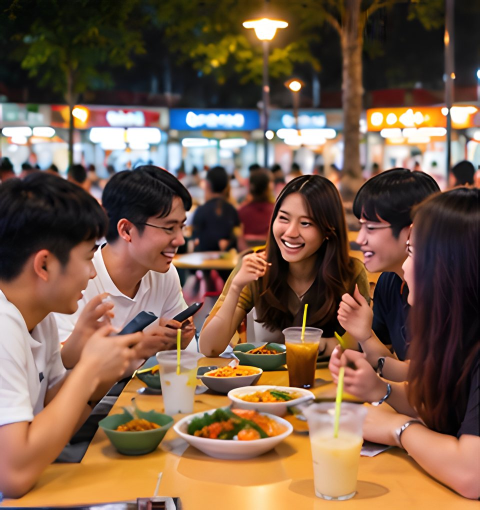
#> input picture intentai-web/src/assets/bo-jio-photo.jpg, 960 x 1020 px (shown at 1/2 size)
$ python resize.py ../../src/assets/bo-jio-photo.jpg ../../src/assets/can-or-not-photo.jpg
#> lines starting #> are read from the running program, lines starting #| are printed output that depends on the picture
#!/usr/bin/env python3
"""Scale the map shot from map-preview.mjs to the Today card (1050 × 480 px, 3× of 350 × 160) as WebP.
usage: resize.py <raw.png> <out.webp>"""
import sys
from PIL import Image
src, out = sys.argv[1], sys.argv[2]
Image.open(src).convert('RGB').resize((1050, 480), Image.LANCZOS).save(out, 'WEBP', quality=82, method=6)
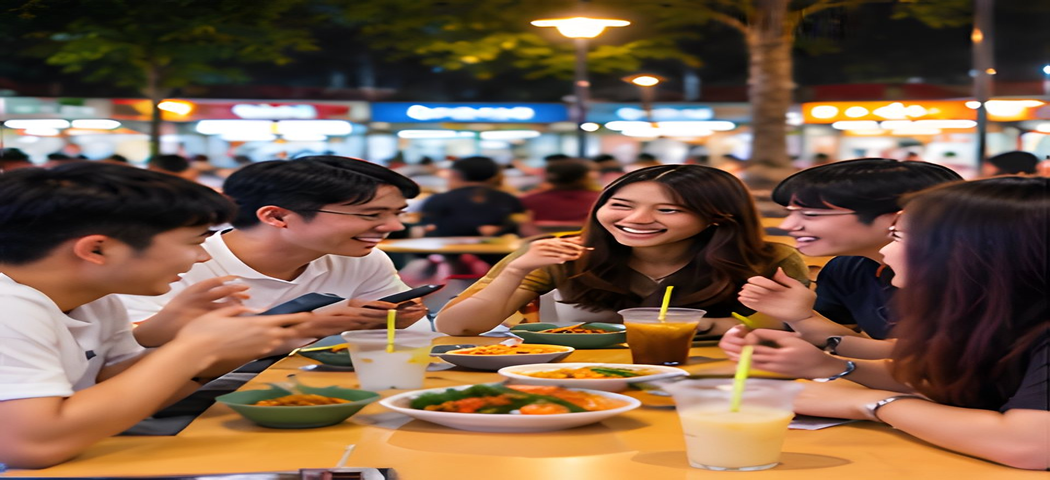
#> saved as can-or-not-photo.jpg: PIL image 1050x480 RGB; mean R, G, B 121.6, 94.1, 73.9
print('wrote', out)

$ run again, on intentai-web/src/assets/chope-photo.jpg
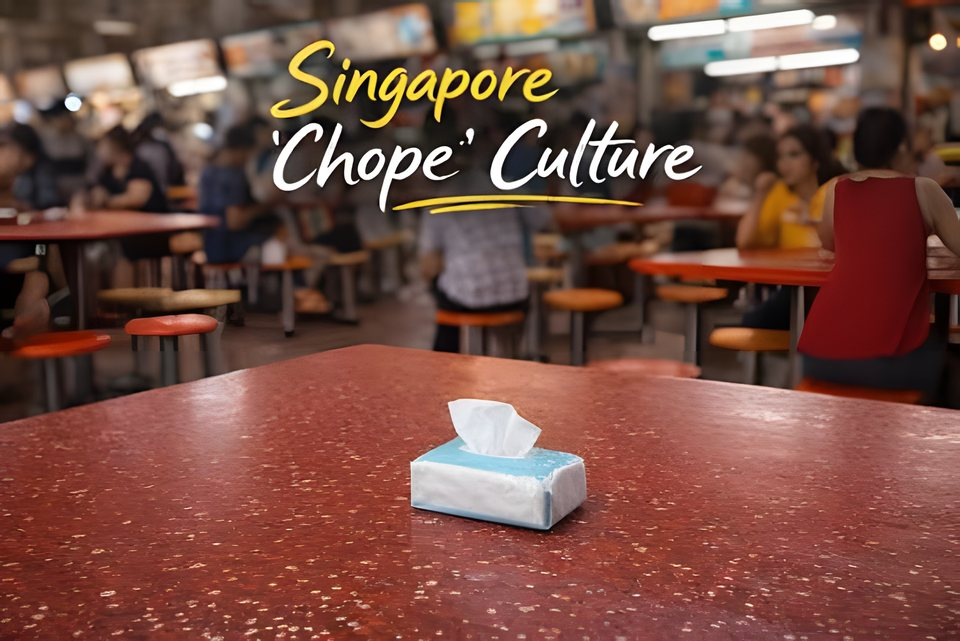
#> input picture intentai-web/src/assets/chope-photo.jpg, 960 x 641 px
#> `Image.open(src).convert('RGB').resize((1050, 480), Image.LANCZOS).save..`:
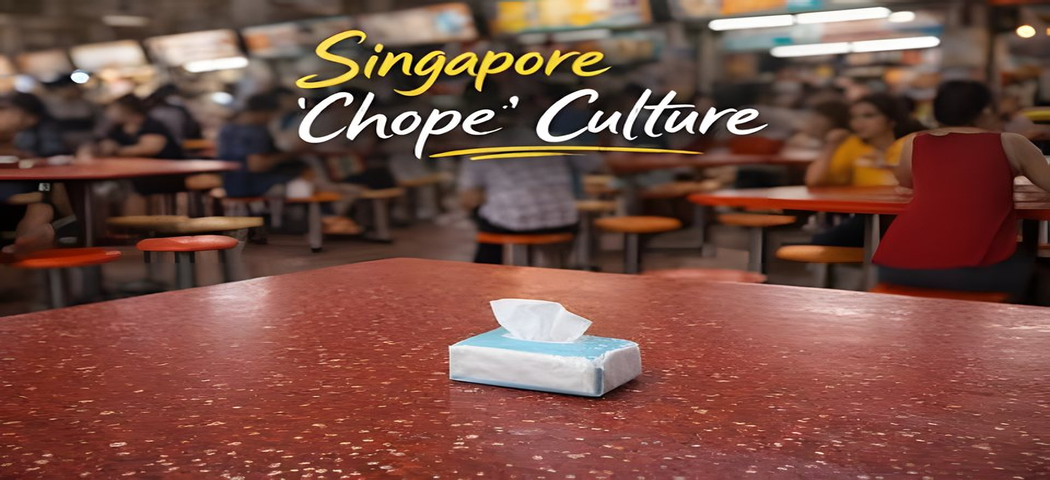
#> saved as chope-photo.jpg: PIL image 1050x480 RGB; mean R, G, B 118.1, 77.2, 66.9

$ run again, on intentai-web/src/assets/die-die-must-photo.jpg
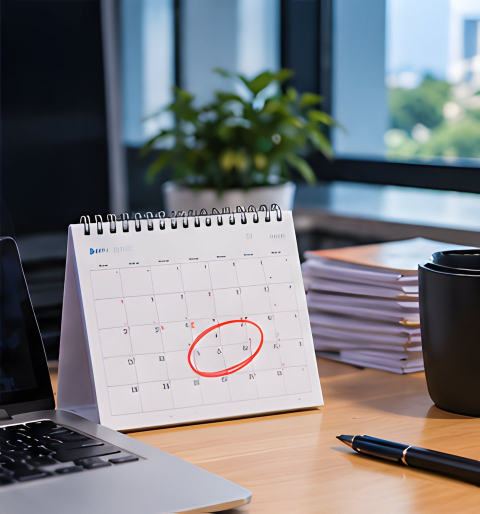
#> input picture intentai-web/src/assets/die-die-must-photo.jpg, 960 x 1027 px (shown at 1/2 size)
#> `Image.open(src).convert('RGB').resize((1050, 480), Image.LANCZOS).save..`:
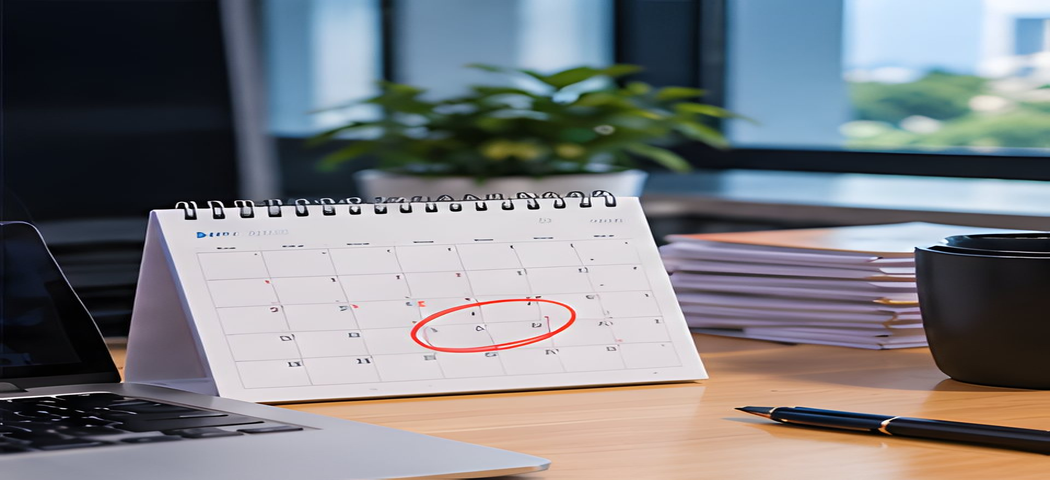
#> saved as die-die-must-photo.jpg: PIL image 1050x480 RGB; mean R, G, B 123, 124.2, 127.8

$ run again, on intentai-web/src/assets/jialat-photo.jpg
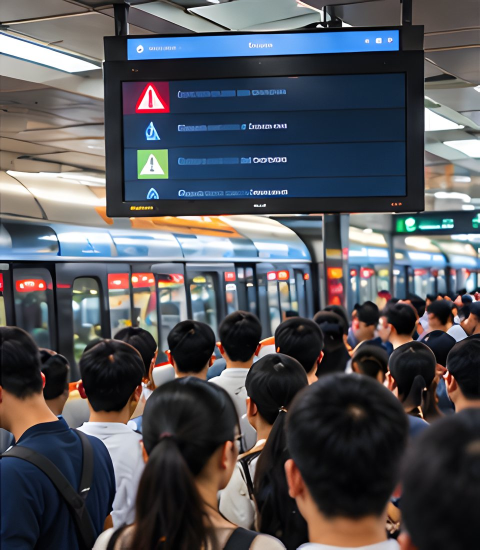
#> input picture intentai-web/src/assets/jialat-photo.jpg, 960 x 1100 px (shown at 1/2 size)
#> `Image.open(src).convert('RGB').resize((1050, 480), Image.LANCZOS).save..`:
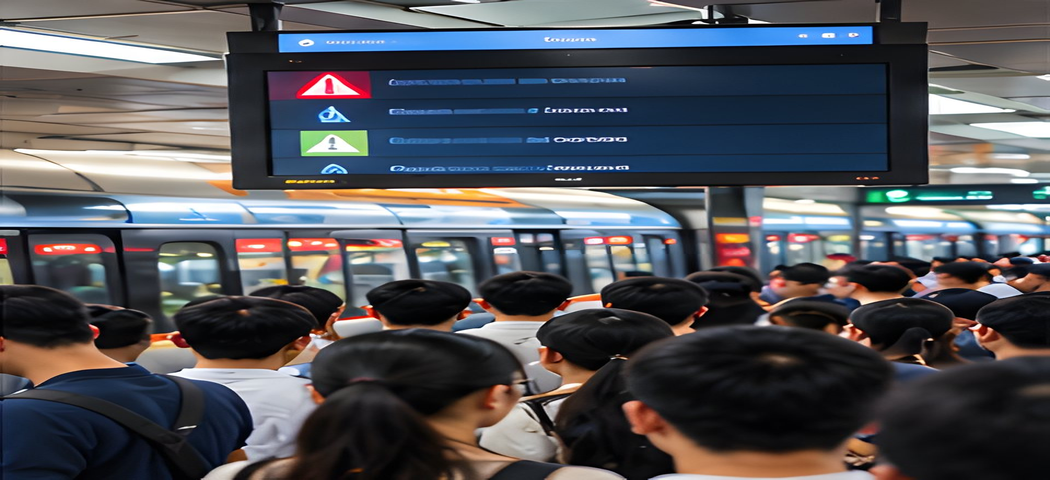
#> saved as jialat-photo.jpg: PIL image 1050x480 RGB; mean R, G, B 82.2, 83.1, 88.3
